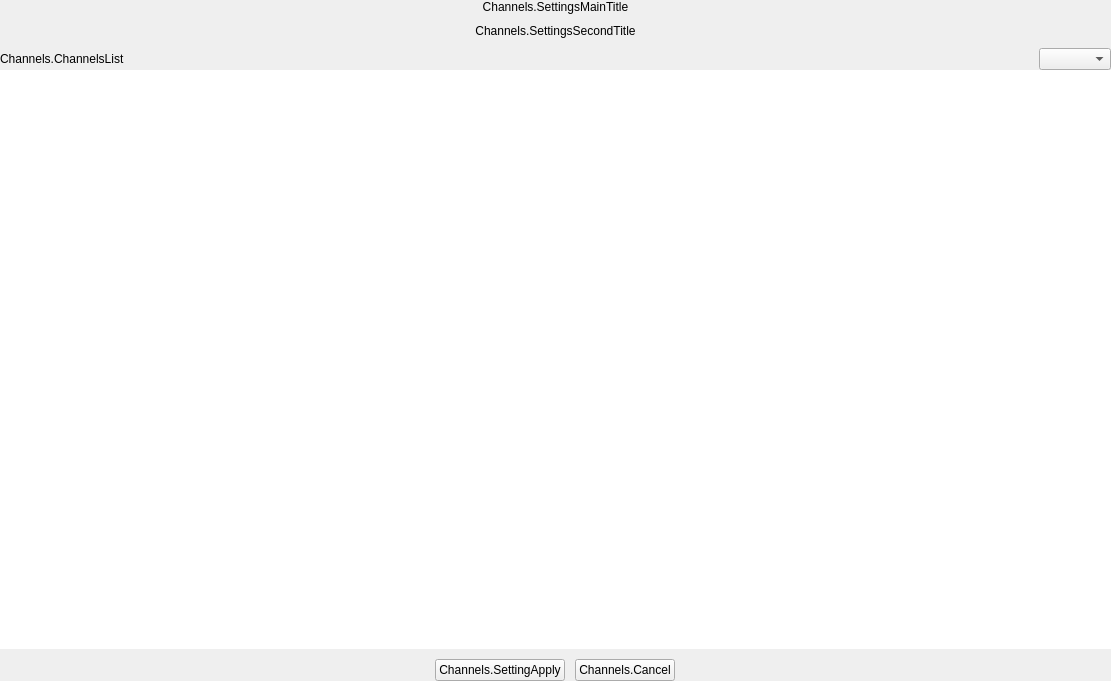
<?xml version="1.0" encoding="UTF-8"?>
<ui version="4.0">
 <class>ChannelsSettingsWidget</class>
 <widget class="QWidget" name="ChannelsSettingsWidget">
  <property name="geometry">
   <rect>
    <x>0</x>
    <y>0</y>
    <width>1111</width>
    <height>681</height>
   </rect>
  </property>
  <property name="windowTitle">
   <string>Form</string>
  </property>
  <layout class="QVBoxLayout" name="verticalLayout_5">
   <property name="spacing">
    <number>10</number>
   </property>
   <property name="leftMargin">
    <number>0</number>
   </property>
   <property name="topMargin">
    <number>0</number>
   </property>
   <property name="rightMargin">
    <number>0</number>
   </property>
   <property name="bottomMargin">
    <number>0</number>
   </property>
   <item>
    <widget class="QFrame" name="TitleFrame">
     <layout class="QVBoxLayout" name="verticalLayout_4">
      <property name="spacing">
       <number>10</number>
      </property>
      <property name="leftMargin">
       <number>0</number>
      </property>
      <property name="topMargin">
       <number>0</number>
      </property>
      <property name="rightMargin">
       <number>0</number>
      </property>
      <property name="bottomMargin">
       <number>0</number>
      </property>
      <item>
       <widget class="QLabel" name="MainTitle">
        <property name="text">
         <string>Channels.SettingsMainTitle</string>
        </property>
        <property name="alignment">
         <set>Qt::AlignCenter</set>
        </property>
       </widget>
      </item>
      <item>
       <widget class="QLabel" name="SecondTitle">
        <property name="text">
         <string>Channels.SettingsSecondTitle</string>
        </property>
        <property name="alignment">
         <set>Qt::AlignCenter</set>
        </property>
       </widget>
      </item>
     </layout>
    </widget>
   </item>
   <item>
    <widget class="QFrame" name="EditAreaFrame">
     <layout class="QVBoxLayout" name="verticalLayout_3">
      <property name="spacing">
       <number>0</number>
      </property>
      <property name="leftMargin">
       <number>0</number>
      </property>
      <property name="topMargin">
       <number>0</number>
      </property>
      <property name="rightMargin">
       <number>0</number>
      </property>
      <property name="bottomMargin">
       <number>0</number>
      </property>
      <item>
       <widget class="QFrame" name="boxFrame">
        <layout class="QHBoxLayout" name="horizontalLayout">
         <property name="spacing">
          <number>1</number>
         </property>
         <property name="leftMargin">
          <number>0</number>
         </property>
         <property name="topMargin">
          <number>0</number>
         </property>
         <property name="rightMargin">
          <number>0</number>
         </property>
         <property name="bottomMargin">
          <number>0</number>
         </property>
         <item>
          <widget class="QLabel" name="ChannelsListLabel">
           <property name="text">
            <string>Channels.ChannelsList</string>
           </property>
          </widget>
         </item>
         <item>
          <spacer name="horizontalSpacer">
           <property name="orientation">
            <enum>Qt::Horizontal</enum>
           </property>
           <property name="sizeHint" stdset="0">
            <size>
             <width>40</width>
             <height>10</height>
            </size>
           </property>
          </spacer>
         </item>
         <item>
          <widget class="PLSComboBox" name="ChannelsListCombox">
           <property name="focusPolicy">
            <enum>Qt::NoFocus</enum>
           </property>
          </widget>
         </item>
        </layout>
       </widget>
      </item>
      <item>
       <widget class="QStackedWidget" name="CenterStack">
        <widget class="QWidget" name="ChannelsScrollArea">
         <layout class="QVBoxLayout" name="verticalLayout">
          <property name="spacing">
           <number>0</number>
          </property>
          <property name="leftMargin">
           <number>0</number>
          </property>
          <property name="topMargin">
           <number>0</number>
          </property>
          <property name="rightMargin">
           <number>0</number>
          </property>
          <property name="bottomMargin">
           <number>0</number>
          </property>
          <item>
           <widget class="QListWidget" name="listWidget">
            <property name="frameShape">
             <enum>QFrame::NoFrame</enum>
            </property>
            <property name="verticalScrollBarPolicy">
             <enum>Qt::ScrollBarAsNeeded</enum>
            </property>
            <property name="horizontalScrollBarPolicy">
             <enum>Qt::ScrollBarAlwaysOff</enum>
            </property>
            <property name="sizeAdjustPolicy">
             <enum>QAbstractScrollArea::AdjustToContents</enum>
            </property>
            <property name="autoScrollMargin">
             <number>0</number>
            </property>
            <property name="editTriggers">
             <set>QAbstractItemView::NoEditTriggers</set>
            </property>
            <property name="showDropIndicator" stdset="0">
             <bool>false</bool>
            </property>
            <property name="movement">
             <enum>QListView::Static</enum>
            </property>
            <property name="flow">
             <enum>QListView::LeftToRight</enum>
            </property>
            <property name="isWrapping" stdset="0">
             <bool>true</bool>
            </property>
            <property name="resizeMode">
             <enum>QListView::Adjust</enum>
            </property>
            <property name="layoutMode">
             <enum>QListView::SinglePass</enum>
            </property>
            <property name="spacing">
             <number>10</number>
            </property>
            <property name="viewMode">
             <enum>QListView::IconMode</enum>
            </property>
            <property name="modelColumn">
             <number>0</number>
            </property>
            <property name="uniformItemSizes">
             <bool>true</bool>
            </property>
            <property name="batchSize">
             <number>3</number>
            </property>
            <property name="wordWrap">
             <bool>true</bool>
            </property>
            <property name="selectionRectVisible">
             <bool>false</bool>
            </property>
            <property name="itemAlignment">
             <set>Qt::AlignLeading|Qt::AlignLeft|Qt::AlignTop</set>
            </property>
            <property name="sortingEnabled">
             <bool>true</bool>
            </property>
           </widget>
          </item>
         </layout>
        </widget>
        <widget class="QWidget" name="EditWidget">
         <layout class="QVBoxLayout" name="verticalLayout_2">
          <property name="spacing">
           <number>0</number>
          </property>
          <property name="leftMargin">
           <number>0</number>
          </property>
          <property name="topMargin">
           <number>40</number>
          </property>
          <property name="rightMargin">
           <number>0</number>
          </property>
          <property name="bottomMargin">
           <number>0</number>
          </property>
          <item>
           <layout class="QHBoxLayout" name="horizontalLayout_4">
            <property name="spacing">
             <number>1</number>
            </property>
            <item>
             <spacer name="horizontalSpacer_6">
              <property name="orientation">
               <enum>Qt::Horizontal</enum>
              </property>
              <property name="sizeHint" stdset="0">
               <size>
                <width>40</width>
                <height>20</height>
               </size>
              </property>
             </spacer>
            </item>
            <item>
             <widget class="QLabel" name="LogoLabel">
              <property name="text">
               <string>logo</string>
              </property>
              <property name="alignment">
               <set>Qt::AlignCenter</set>
              </property>
             </widget>
            </item>
            <item>
             <spacer name="horizontalSpacer_7">
              <property name="orientation">
               <enum>Qt::Horizontal</enum>
              </property>
              <property name="sizeHint" stdset="0">
               <size>
                <width>40</width>
                <height>20</height>
               </size>
              </property>
             </spacer>
            </item>
           </layout>
          </item>
          <item>
           <layout class="QHBoxLayout" name="horizontalLayout_5" stretch="1,50,1">
            <property name="spacing">
             <number>1</number>
            </property>
            <item>
             <spacer name="horizontalSpacer_8">
              <property name="orientation">
               <enum>Qt::Horizontal</enum>
              </property>
              <property name="sizeHint" stdset="0">
               <size>
                <width>40</width>
                <height>20</height>
               </size>
              </property>
             </spacer>
            </item>
            <item>
             <widget class="QLabel" name="GuideLabel">
              <property name="sizePolicy">
               <sizepolicy hsizetype="Expanding" vsizetype="Preferred">
                <horstretch>0</horstretch>
                <verstretch>0</verstretch>
               </sizepolicy>
              </property>
              <property name="text">
               <string>Channels.GuideInfos</string>
              </property>
              <property name="alignment">
               <set>Qt::AlignCenter</set>
              </property>
              <property name="wordWrap">
               <bool>true</bool>
              </property>
             </widget>
            </item>
            <item>
             <spacer name="horizontalSpacer_9">
              <property name="orientation">
               <enum>Qt::Horizontal</enum>
              </property>
              <property name="sizeHint" stdset="0">
               <size>
                <width>40</width>
                <height>20</height>
               </size>
              </property>
             </spacer>
            </item>
           </layout>
          </item>
          <item>
           <layout class="QHBoxLayout" name="horizontalLayout_3">
            <property name="spacing">
             <number>1</number>
            </property>
            <item>
             <spacer name="horizontalSpacer_4">
              <property name="orientation">
               <enum>Qt::Horizontal</enum>
              </property>
              <property name="sizeHint" stdset="0">
               <size>
                <width>40</width>
                <height>20</height>
               </size>
              </property>
             </spacer>
            </item>
            <item>
             <widget class="QPushButton" name="GotoLoginBtn">
              <property name="sizePolicy">
               <sizepolicy hsizetype="Maximum" vsizetype="Fixed">
                <horstretch>0</horstretch>
                <verstretch>0</verstretch>
               </sizepolicy>
              </property>
              <property name="text">
               <string>Channels.GotoLogin</string>
              </property>
             </widget>
            </item>
            <item>
             <spacer name="horizontalSpacer_5">
              <property name="orientation">
               <enum>Qt::Horizontal</enum>
              </property>
              <property name="sizeHint" stdset="0">
               <size>
                <width>40</width>
                <height>20</height>
               </size>
              </property>
             </spacer>
            </item>
           </layout>
          </item>
          <item>
           <spacer name="verticalSpacer_2">
            <property name="orientation">
             <enum>Qt::Vertical</enum>
            </property>
            <property name="sizeHint" stdset="0">
             <size>
              <width>20</width>
              <height>56</height>
             </size>
            </property>
           </spacer>
          </item>
         </layout>
        </widget>
       </widget>
      </item>
     </layout>
    </widget>
   </item>
   <item>
    <widget class="QFrame" name="ButtonsFrame">
     <property name="frameShape">
      <enum>QFrame::NoFrame</enum>
     </property>
     <property name="frameShadow">
      <enum>QFrame::Raised</enum>
     </property>
     <property name="borders" stdset="0">
      <string notr="true">top-only</string>
     </property>
     <layout class="QHBoxLayout" name="horizontalLayout_2">
      <property name="spacing">
       <number>10</number>
      </property>
      <property name="leftMargin">
       <number>0</number>
      </property>
      <property name="topMargin">
       <number>0</number>
      </property>
      <property name="rightMargin">
       <number>0</number>
      </property>
      <property name="bottomMargin">
       <number>0</number>
      </property>
      <item>
       <spacer name="horizontalSpacer_2">
        <property name="orientation">
         <enum>Qt::Horizontal</enum>
        </property>
        <property name="sizeHint" stdset="0">
         <size>
          <width>437</width>
          <height>20</height>
         </size>
        </property>
       </spacer>
      </item>
      <item>
       <widget class="QPushButton" name="ApplySettingsBtn">
        <property name="text">
         <string>Channels.SettingApply</string>
        </property>
        <property name="autoDefault">
         <bool>false</bool>
        </property>
        <property name="default">
         <bool>false</bool>
        </property>
       </widget>
      </item>
      <item>
       <widget class="QPushButton" name="Cancel">
        <property name="text">
         <string>Channels.Cancel</string>
        </property>
        <property name="autoDefault">
         <bool>false</bool>
        </property>
        <property name="default">
         <bool>false</bool>
        </property>
       </widget>
      </item>
      <item>
       <spacer name="horizontalSpacer_3">
        <property name="orientation">
         <enum>Qt::Horizontal</enum>
        </property>
        <property name="sizeHint" stdset="0">
         <size>
          <width>437</width>
          <height>20</height>
         </size>
        </property>
       </spacer>
      </item>
     </layout>
    </widget>
   </item>
  </layout>
 </widget>
 <customwidgets>
  <customwidget>
   <class>PLSComboBox</class>
   <extends>QComboBox</extends>
   <header location="global">combobox.hpp</header>
  </customwidget>
 </customwidgets>
 <resources/>
 <connections/>
</ui>
